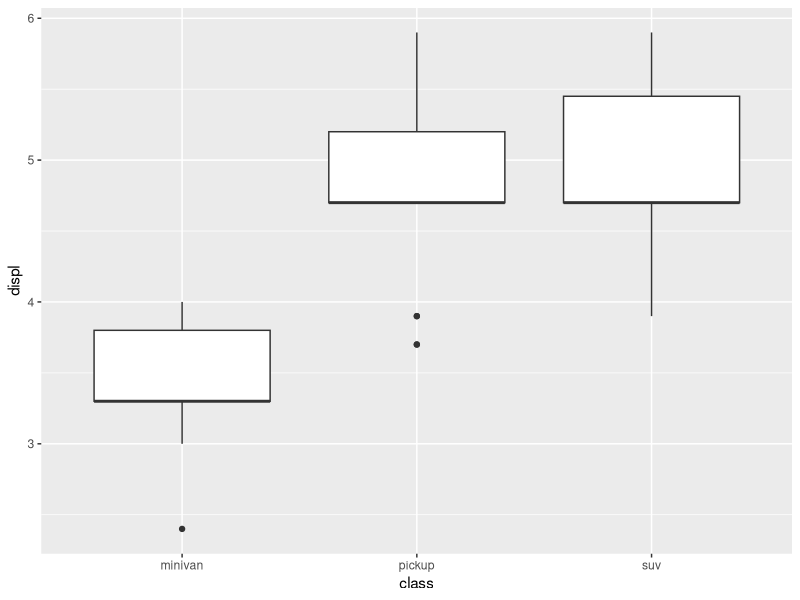
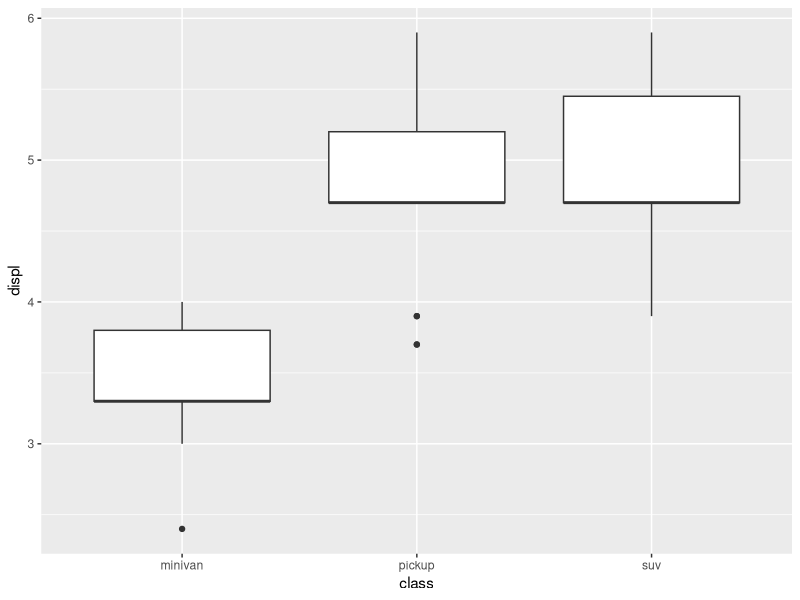

Write the R code that produced these figures, in order. (Note: this script raises an error after producing the figures.)
## ---- chunk 1
knitr::opts_chunk$set(fig.width = 4, fig.height = 6)
## ---- chunk 2
library(tidyverse) 

str(mpg)
glimpse(mpg) # glimpse() is the counterpart in dplyr of str()
## ---- chunk 3
unique(mpg[mpg$manufacturer == "dodge", "class"])
## ---- chunk 4
mpg %>%
 filter(manufacturer == "dodge") %>%
 distinct(class) 
## ---- chunk 5
mpg %>% 
  dplyr::select(everything()) %>% # use everything() to select all variables
  summarize_all(~sum(is.na(.))) # summarize_all() affects every variable
## ---- chunk 6
mpg %>% ### Data wrangling part
 filter(manufacturer == "dodge") %>%
 ggplot(aes(x = class, y = displ)) + ### Data visualization part
 geom_boxplot() 
## ---- chunk 7
### Data wrangling part 
mpg_dodge <- mpg %>% 
  filter(manufacturer == "dodge")

### Data visualization part 
  ggplot(mpg_dodge, aes(x = class, y = displ)) + 
  geom_boxplot() 
## ---- chunk 8
df_workshop <- read.csv("DS Workshop Participants List.csv")
class(df_workshop)
str(df_workshop)
## ---- chunk 9
tbl_workshop <- read_csv("DS Workshop Participants List.csv")
class(tbl_workshop)
glimpse(tbl_workshop) 
## ---- chunk 10

data.frame('crazy name' = 1:3, 'not so crazy & name' = c("a", "b", "c"))

data.frame(x = 1:3, y = x + 2)
## ---- chunk 11

tibble('crazy name' = 1:3, 'not so crazy & name' = c("a", "b", "c")) 
# Tibble allows  non-syntactic variable names. To refer to these variables, please surround them with backticks.

tibble(x = 1:3, y = x + 2) # Tibble allows referring to variables just created
## ---- chunk 12
class(df_workshop)

class(as_tibble(df_workshop))
## ---- chunk 13
class(tbl_workshop) 

class(as.data.frame(tbl_workshop))
## ---- chunk 14
df_workshop
## ---- chunk 15
tbl_workshop
## ---- chunk 16
df_workshop$Major # Returns a vector
df_workshop[, "Major"] # Returns a vector
## ---- chunk 17
tbl_workshop[,'Major'] 
tbl_workshop['Major']
## ---- chunk 18
tbl_workshop[['Major']]
tbl_workshop[,'Major', drop = TRUE]
## ---- chunk 19
data.frame(x = 1:6, y = "STAT")

data.frame(x = 1:6, y = "STAT", z = c("Y", "N"))
## ---- chunk 20
tibble(x = 1:6, y = "STAT")

tibble(x = 1:6, y = "STAT", z = c("Y", "N"))

# Correction
tibble(x = 1:6, y = "STAT", z = rep(c("Y", "N"), times = 3))
## ---- chunk 21
rownames(df_workshop) <- letters[1:16]
head(df_workshop)
## ---- chunk 22
rownames(tbl_workshop) <- letters[1:16]

